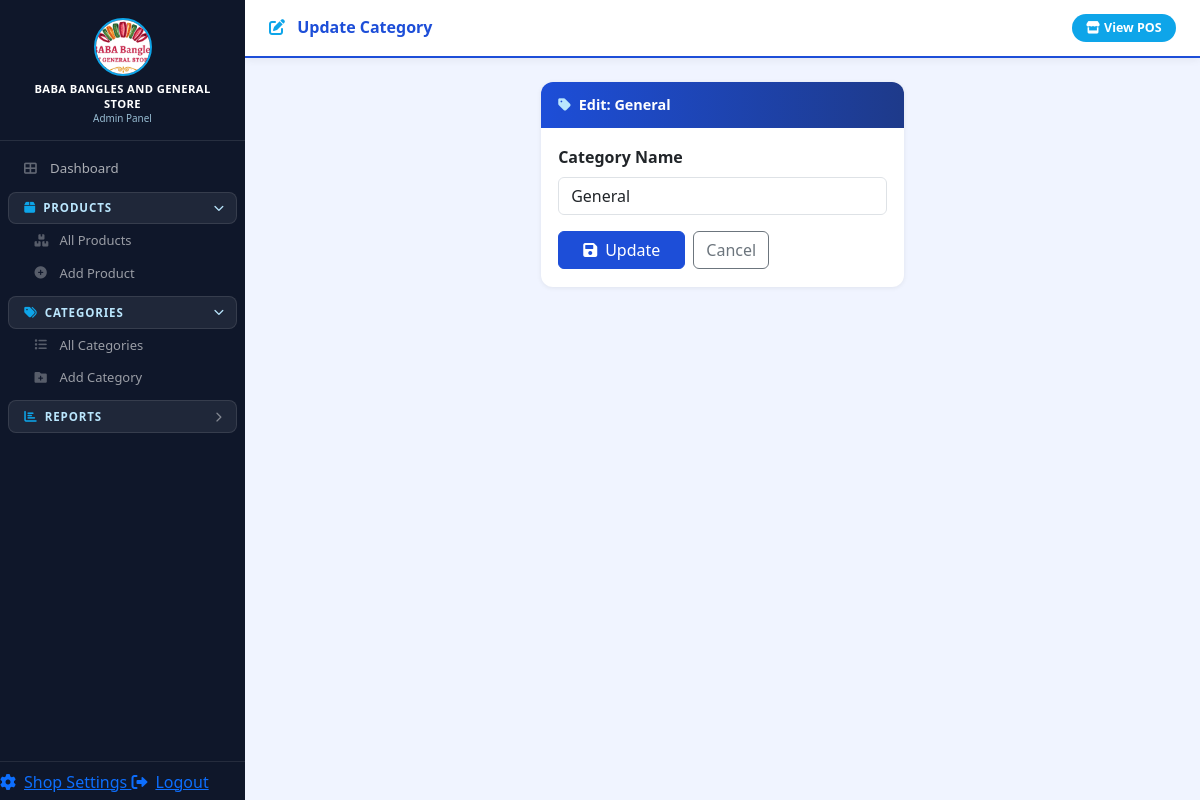
The app's page /admin/update_category/1 (signed in) with its own data.
### exe.py (models this page shows)
class ShopSettings(db.Model):
    id             = db.Column(db.Integer, primary_key=True)
    shop_name      = db.Column(db.String(200), default='Bookshop')
    address        = db.Column(db.String(300), default='')
    contact1_name  = db.Column(db.String(100), default='')
    contact1_phone = db.Column(db.String(50),  default='')
    contact2_name  = db.Column(db.String(100), default='')
    contact2_phone = db.Column(db.String(50),  default='')
    bill_note      = db.Column(db.Text,         default='')
    color_scheme   = db.Column(db.String(20),   default='blue')

class Category(db.Model):
    id   = db.Column(db.Integer, primary_key=True)
    name = db.Column(db.String(50), unique=True, nullable=False, index=True)

### exe.py (the view)
@app.route('/admin/update_category/<int:cid>', methods=['GET', 'POST'])
def admin_update_category(cid):
    guard = admin_required()
    if guard: return guard
    cat = Category.query.get_or_404(cid)
    if request.method == 'POST':
        cat.name = request.form['name']
        db.session.commit(); flash('Category updated')
        return redirect('/admin/categories')
    return render_template('admin/update_category.html', category=cat)

### exe.py (called while the page is built)
@event.listens_for(Engine, "connect")
def _set_sqlite_pragmas(dbapi_conn, _rec):
    if not isinstance(dbapi_conn, sqlite3.Connection):
        return
    cur = dbapi_conn.cursor()
    cur.execute("PRAGMA journal_mode=WAL")       # concurrent reads during write
    cur.execute("PRAGMA synchronous=NORMAL")      # safe but faster than FULL
    cur.execute("PRAGMA cache_size=-65536")       # 64 MB page cache
    cur.execute("PRAGMA temp_store=MEMORY")       # temp tables in RAM
    cur.execute("PRAGMA mmap_size=268435456")     # 256 MB memory-mapped I/O
    cur.execute("PRAGMA foreign_keys=ON")
    cur.close()

@app.context_processor
def inject_globals():
    s = ShopSettings.query.first()
    return {'shop_settings': s, 'color_scheme': s.color_scheme if s else 'blue'}

def admin_required():
    if 'admin_logged_in' not in session:
        return redirect('/admin/login')

### templates/admin/update_category.html (shortened to what this page needs)
{% extends "admin/base.html" %}
{% block page_icon %}fas fa-edit{% endblock %}
{% block page_title %}Update Category{% endblock %}
{% block content %}
<div class="row justify-content-center">
    <div class="col-lg-5">
        <div class="admin-card">
            <div class="card-head"><i class="fas fa-tag"></i> Edit: {{ category.name }}</div>
            <div class="card-body">
                <form method="POST">
                    <div class="mb-3">
                        <label class="form-label fw-semibold">Category Name</label>
                        <input type="text" name="name" class="form-control" value="{{ category.name }}" required autofocus>
                    </div>
                    <div class="d-flex gap-2">
                        <button type="submit" class="btn btn-primary px-4">
                            <i class="fas fa-save me-2"></i>Update
                        </button>
                        <a href="/admin/categories" class="btn btn-outline-secondary">Cancel</a>
                    </div>
                </form>
            </div>
        </div>
    </div>
</div>
{% endblock %}

### templates/admin/base.html (shortened to what this page needs)
<!DOCTYPE html>
<html lang="en">
<head>
    <link href="https://cdn.jsdelivr.net/npm/bootstrap@5.3.0/dist/css/bootstrap.min.css" rel="stylesheet">
    <link href="https://cdnjs.cloudflare.com/ajax/libs/font-awesome/6.0.0/css/all.min.css" rel="stylesheet">
</head>
<body>
{% set ap = request.path %}
{% set sec_products   = ap in ['/admin/products','/admin/add'] or ap.startswith('/admin/update') %}
{% set sec_categories = ap in ['/admin/categories','/admin/add_category'] or ap.startswith('/admin/update_category') %}
{% set sec_reports    = ap in ['/admin/sales','/admin/stock_in','/admin/stock_out','/admin/stock_report','/admin/lowstock'] %}
{% set sec_settings   = ap == '/admin/settings' %}
<aside class="sidebar">
    <div class="sidebar-brand">
        <img src="{{ url_for('static', filename='images/logo.jpeg') }}" alt="Logo">
        <div class="brand-name">{{ shop_settings.shop_name if shop_settings else 'POS' }}</div>
        <div class="brand-sub">Admin Panel</div>
    </div>
    <nav class="sidebar-nav">
        <a href="/admin/" class="solo-link {{ 'active' if ap in ['/admin/','/admin'] else '' }}">
            <i class="fas fa-th-large me-2"></i>Dashboard
        </a>
        <div class="nav-group">
            <div class="nav-group-btn {{ 'open' if sec_products else '' }}" data-target="nav-products">
                <span><i class="fas fa-box grp-icon"></i>Products</span>
                <i class="fas fa-chevron-right chevron"></i>
            </div>
            <div class="nav-group-items {{ 'open' if sec_products else '' }}" id="nav-products">
                <a href="/admin/products" class="{{ 'active' if ap == '/admin/products' else '' }}">
                    <i class="fas fa-boxes me-2"></i>All Products
                </a>
                <a href="/admin/add" class="{{ 'active' if ap == '/admin/add' else '' }}">
                    <i class="fas fa-plus-circle me-2"></i>Add Product
                </a>
            </div>
        </div>
        <div class="nav-group">
            <div class="nav-group-btn {{ 'open' if sec_categories else '' }}" data-target="nav-categories">
                <span><i class="fas fa-tags grp-icon"></i>Categories</span>
                <i class="fas fa-chevron-right chevron"></i>
            </div>
            <div class="nav-group-items {{ 'open' if sec_categories else '' }}" id="nav-categories">
                <a href="/admin/categories" class="{{ 'active' if ap == '/admin/categories' else '' }}">
                    <i class="fas fa-list me-2"></i>All Categories
                </a>
                <a href="/admin/add_category" class="{{ 'active' if ap == '/admin/add_category' else '' }}">
                    <i class="fas fa-folder-plus me-2"></i>Add Category
                </a>
            </div>
        </div>
        <div class="nav-group">
            <div class="nav-group-btn {{ 'open' if sec_reports else '' }}" data-target="nav-reports">
                <span><i class="fas fa-chart-bar grp-icon"></i>Reports</span>
                <i class="fas fa-chevron-right chevron"></i>
            </div>
        </div>
    </nav>
    <div class="sidebar-footer">
        <a href="/admin/settings" class="solo-link {{ 'active' if sec_settings else '' }}">
            <i class="fas fa-cog me-2"></i>Shop Settings
        </a>
        <a href="/admin/logout" class="solo-link">
            <i class="fas fa-sign-out-alt me-2"></i>Logout
        </a>
    </div>
</aside>
<div class="main-wrap">
    <div class="topbar">
        <h1 class="topbar-title">
            <i class="{% block page_icon %}fas fa-th-large{% endblock %} me-2"></i>
            {% block page_title %}Dashboard{% endblock %}
        </h1>
        <a href="/" target="_blank" class="btn btn-pos">
            <i class="fas fa-store me-1"></i>View POS
        </a>
    </div>
    <div class="content-area">
        {% block content %}{% endblock %}
    </div>
</div>
</body>
</html>

### templates/admin/base.html (style rules this page uses)
:root { --p:#1D4ED8;--pd:#1E3A8A;--s:#0EA5E9;--sl:#BAE6FD;--sb:#0F172A;--bg:#F0F4FF; }
* { box-sizing:border-box; }
body { background:var(--bg);margin:0;font-family:'Segoe UI',sans-serif; }
.sidebar { position:fixed;top:0;left:0;width:245px;height:100vh; background:var(--sb);display:flex;flex-direction:column;z-index:200;overflow-y:auto; }
.sidebar-brand { padding:1.1rem 1rem .9rem;border-bottom:1px solid rgba(255,255,255,.1);text-align:center; }
.sidebar-brand img { height:58px;width:58px;border-radius:50%;object-fit:cover;border:2px solid var(--s); }
.brand-name { color:#fff;font-size:.7rem;font-weight:700;margin-top:.4rem; text-transform:uppercase;letter-spacing:.4px;line-height:1.3; }
.brand-sub { color:var(--sl);font-size:.62rem;opacity:.8; }
.sidebar-nav { padding:.6rem 0 .5rem;flex:1; }
.sidebar-nav .solo-link { display:flex;align-items:center;color:rgba(255,255,255,.65); padding:.44rem .9rem .44rem 1rem;margin:1px 8px;border-radius:8px; font-size:.83rem;text-decoration:none;transition:all .15s; }
.sidebar-nav .solo-link i { width:18px;font-size:.8rem;color:rgba(255,255,255,.35);transition:color .15s; }
.nav-group { margin:.35rem 8px 2px; }
.nav-group-btn { display:flex;align-items:center;justify-content:space-between; padding:.42rem .85rem .42rem .95rem;border-radius:8px;cursor:pointer; background:rgba(255,255,255,.07);border:1px solid rgba(255,255,255,.1); color:var(--sl);font-size:.72rem;font-weight:800;text-transform:uppercase; letter-spacing:.9px;user-select:none;transition:background .15s; }
.nav-group-btn .grp-icon { font-size:.78rem;margin-right:.45rem;color:var(--s); }
.nav-group-btn .chevron { font-size:.65rem;color:rgba(255,255,255,.45); transition:transform .22s;flex-shrink:0; }
.nav-group-btn.open .chevron { transform:rotate(90deg);color:var(--sl); }
.nav-group-items { max-height:0;overflow:hidden; transition:max-height .28s cubic-bezier(.4,0,.2,1); }
.nav-group-items.open { max-height:400px; }
.nav-group-items a { display:flex;align-items:center;color:rgba(255,255,255,.58); padding:.38rem .9rem .38rem 1.65rem;margin:1px 0;border-radius:6px; font-size:.81rem;text-decoration:none;transition:all .13s; }
.nav-group-items a i { width:17px;font-size:.77rem;color:rgba(255,255,255,.3);transition:color .13s; }
.sidebar-footer { border-top:1px solid rgba(255,255,255,.09);padding:.5rem 0 .4rem; }
.main-wrap { margin-left:245px;min-height:100vh;display:flex;flex-direction:column; }
.topbar { position:sticky;top:0;z-index:100;height:58px;background:#fff; border-bottom:2px solid var(--p);display:flex;align-items:center; justify-content:space-between;padding:0 1.5rem; box-shadow:0 2px 8px rgba(0,0,0,0.06); }
.topbar-title { font-size:1rem;font-weight:700;color:var(--p);margin:0; }
.topbar-title i { color:var(--s); }
.btn-pos { background:var(--s);color:#fff;border:none;font-weight:700; font-size:.78rem;padding:.3rem .9rem;border-radius:20px; }
.content-area { padding:1.5rem;flex:1; }
.admin-card { background:#fff;border-radius:12px; box-shadow:0 1px 5px rgba(0,0,0,0.07);overflow:hidden;margin-bottom:1.25rem; }
.admin-card .card-head { background:linear-gradient(90deg,var(--p),var(--pd)); color:#fff;padding:.75rem 1.1rem;display:flex;align-items:center; gap:.5rem;font-weight:700;font-size:.9rem; }
.admin-card .card-head i { color:var(--sl); }
.admin-card .card-body { padding:1.1rem; }
.btn-primary { background:var(--p);border-color:var(--p); }

### records on screen
ShopSettings: shop_name "BABA BANGLES AND GENERAL STORE"
Category: name "General"
